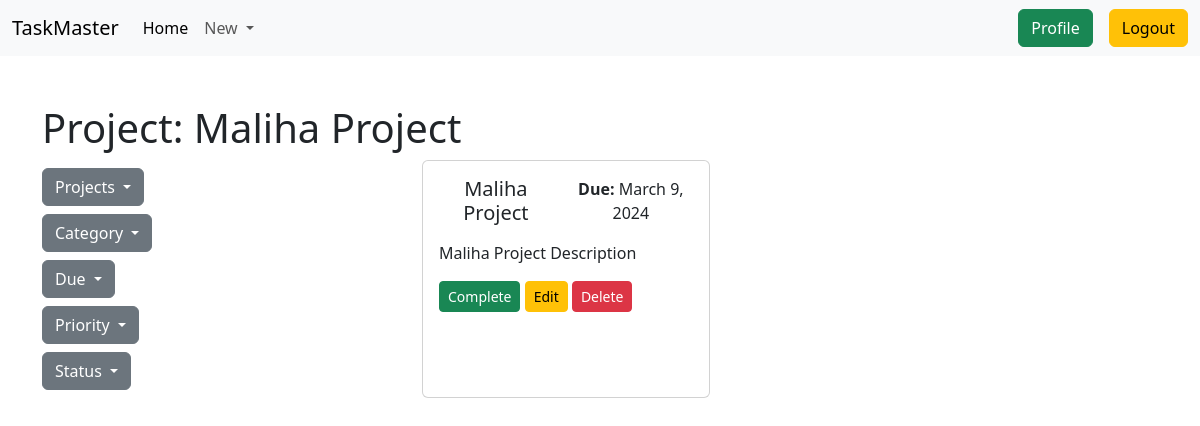
The app's page /project/filtered/3/ (signed in) with its own data.
### project/models.py (models this page shows)
class Project(models.Model):
    title = models.CharField(max_length=100)
    description = models.TextField()
    due_date = models.DateField()
    account = models.ForeignKey(UserAccount, related_name='project', on_delete=models.CASCADE)
    def __str__(self):
        return f'{self.title}'

### project/views.py (the view)
# urls.py: path('filtered/<int:pk>/', FilterProject.as_view(), name='filter'),
class FilterProject(LoginRequiredMixin, DetailView):
    model = Project
    template_name = 'filtered.html'
    context_object_name = 'project'
    def get_context_data(self, **kwargs):
        context = super().get_context_data(**kwargs)
        context["categories"] = Category.objects.all()
        context["tasks"] = Task.objects.filter(user=self.request.user.account)
        context["projects"] = Project.objects.filter(account=self.request.user.account)
        return context

### task/models.py (called while the page is built)
    def __str__(self):
        return f'{self.name}'

### templates/filtered.html (shortened to what this page needs)
{% extends 'base.html' %}
{% block content %}
<div class="container">
      <h1 class="mt-5">Project: {{project}}</h1>
        <div class="row">
            <div class="filter-container col-4">
                <div class="dropdown my-2">
                    <button class="btn btn-secondary dropdown-toggle" type="button" data-bs-toggle="dropdown" aria-expanded="false">
                      Projects
                    </button>
                  </div>
                  <div class="dropdown my-2">
                    <button class="btn btn-secondary dropdown-toggle" type="button" data-bs-toggle="dropdown" aria-expanded="false">
                      Category
                    </button>
                  </div>
                  <div class="dropdown my-2">
                    <button class="btn btn-secondary dropdown-toggle" type="button" data-bs-toggle="dropdown" aria-expanded="false">
                      Due
                    </button>
                  </div>
                  <div class="dropdown my-2">
                    <button class="btn btn-secondary dropdown-toggle" type="button" data-bs-toggle="dropdown" aria-expanded="false">
                      Priority
                    </button>
                  </div>
                  {% include 'status_filter.html' %}
            </div>
            <div class="card-container col-8 d-flex gap-3">
                {% for task in projects %}
                <div class="card" style="width: 18rem;">
                    <div class="card-body">
                        <div class="task-title d-flex gap-3 text-center">
                      <h5 class="card-title">{{task.title}}</h5>
                        <p><b>Due:</b> {{task.due_date}}</p>
                        </div>
                      <p class="card-text">{{task.description}}</p>
                      {% include 'task_buttons.html' %}
                    </div>
                  </div>
                {% endfor %}
            </div>
        </div>
    </div>
{% endblock content %}

### templates/task_buttons.html (shortened to what this page needs)
{% if not task.status %}
<a href="{% url 'edit_status' task.id %}" class="btn btn-success btn-sm">Complete</a>
{% endif %}
<a href="{% url 'edit_task' task.id %}" class="btn btn-warning btn-sm">Edit</a>
<a href="{% url 'delete_task' task.id %}" class="btn btn-danger btn-sm">Delete</a>

### records on screen
Project: title "Maliha Project", due_date "March 9, 2024", description "Maliha Project Description"
